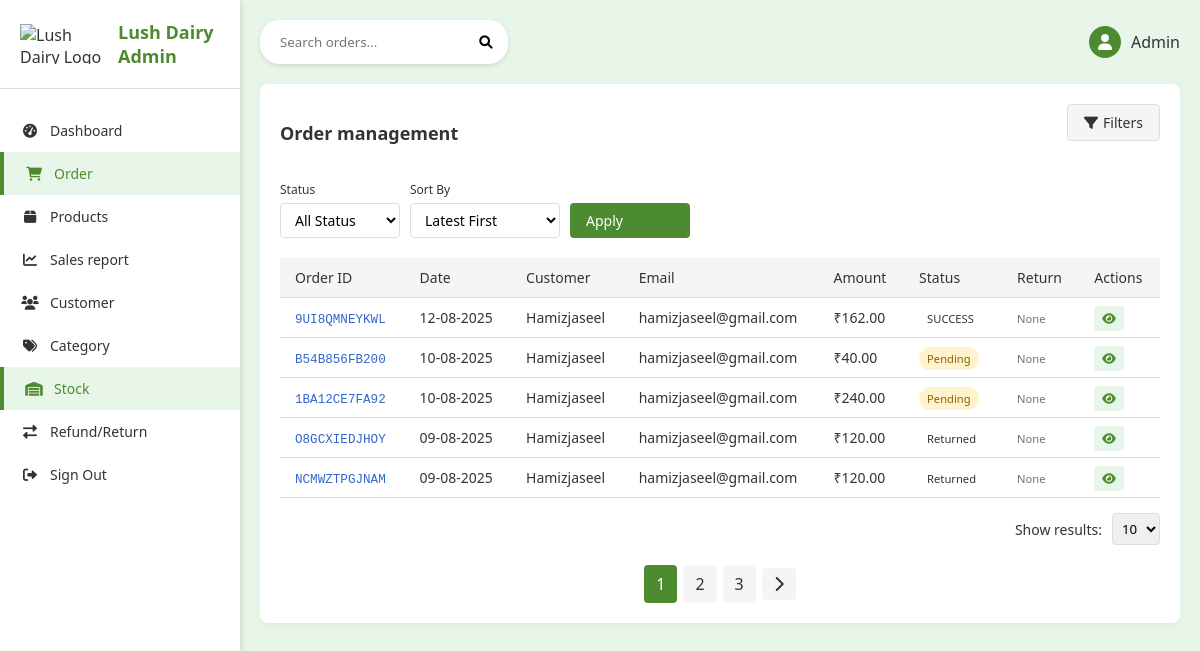
The page /accounts/orders/ on the database as committed earlier.
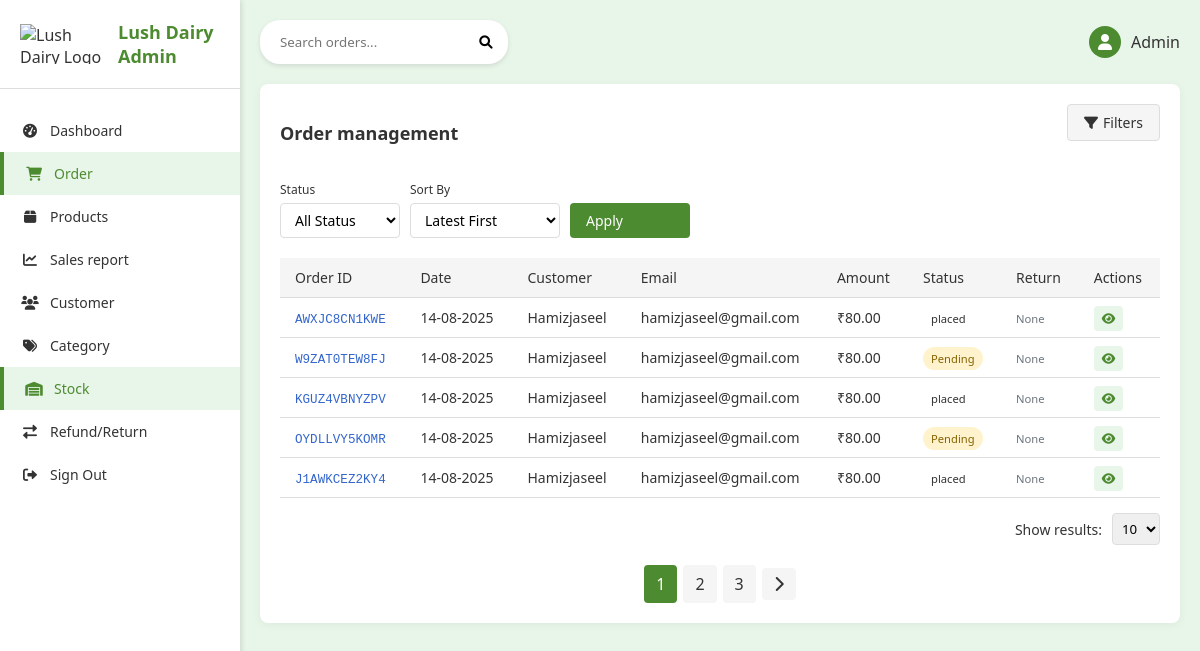
The same page on the database as committed later.
### app/models.py (models this page shows, shortened)
class Order(models.Model):
    ORDER_STATUS = [
        ('pending', 'Pending'),
        ('processing', 'Processing'),
        ('shipped', 'Shipped'),
        ('delivered', 'Delivered'),
        ('cancelled', 'Cancelled'),
        ('returned', 'Returned'),
        ('Partially Cancelled', 'Partially Cancelled'),
    ]
    RETURN_STATUS_CHOICES = [
    ('not_requested', 'Not Requested'),
    ('requested', 'Requested'),
    ('approved', 'Approved'),
    ('rejected', 'Rejected'),
]
    user = models.ForeignKey(CustomUser, on_delete=models.CASCADE, related_name='orders')
    product = models.ForeignKey(Product, on_delete=models.CASCADE, null=True, blank=True)
    order_id = models.CharField(max_length=20, unique=True)
    razorpay_order_id = models.CharField(max_length=100, null=True, blank=True)
    total_amount = models.DecimalField(max_digits=10, decimal_places=2,null=True)
    status = models.CharField(max_length=20, choices=ORDER_STATUS, default='pending')
    address = models.ForeignKey(Address, on_delete=models.SET_NULL, null=True)
    created_at = models.DateTimeField(auto_now_add=True)
    updated_at = models.DateTimeField(auto_now=True)
    payment_method = models.CharField(max_length=50, default='COD')
    subtotal = models.DecimalField(max_digits=10, decimal_places=2,null=True)
    discount = models.DecimalField(max_digits=10, decimal_places=2, default=0)
    shipping = models.DecimalField(max_digits=10, decimal_places=2, default=0)
    return_status = models.CharField(max_length=20, choices=RETURN_STATUS_CHOICES, default='not_requested', blank=True)
    address_name = models.CharField(max_length=100,default='')
    address_phone = models.CharField(max_length=15,default='')
    address_line1 = models.CharField(max_length=255,default='')
    address_line2 = models.CharField(max_length=255, blank=True,default='')
    address_city = models.CharField(max_length=100,default='')
    address_state = models.CharField(max_length=100,default='')
    address_zipcode = models.CharField(max_length=10,default='')
    coupon = models.ForeignKey('Coupon', null=True, blank=True, on_delete=models.SET_NULL)
    wallet_amount = models.DecimalField(max_digits=10, decimal_places=2, default=0.00)
    class Meta:
        ordering = ['-created_at']

### accounts/models.py (models this page shows, shortened)
class CustomUser(AbstractUser):
    is_user = models.BooleanField(default=False)
    is_panel_staff = models.BooleanField(default=False)
    referral_code = models.CharField(max_length=10, unique=True, blank=True, null=True)
    referred_by = models.ForeignKey('self', null=True, blank=True, on_delete=models.SET_NULL)
    is_admin_user = models.BooleanField(default=False)
    is_blocked = models.BooleanField(default=False)
    created_at = models.DateTimeField(default=timezone.now)
    mobile = models.CharField(max_length=15, blank=True)
    profile_image = models.ImageField(upload_to='profiles/', default='profiles/default.jpeg')
    bio = models.TextField(blank=True)
    pending_email = models.EmailField(blank=True, null=True)
    email_otp = models.CharField(max_length=6, blank=True, null=True)
    email_verified = models.BooleanField(default=False)

### accounts/views.py (the view, shortened to what this page needs)
# urls.py: path('accounts/orders/', views.admin_order_list, name='admin_order_list'),
def admin_order_list(request):
    orders = Order.objects.all()
    query = request.GET.get('q')
    status_filter = request.GET.get('status', 'all')
    sort_by = request.GET.get('sort', 'date_desc')
    if status_filter and status_filter != 'all':
        orders = orders.filter(status=status_filter)
    if sort_by == 'date_asc':
        orders = orders.order_by('created_at')
    elif sort_by == 'date_desc':
        orders = orders.order_by('-created_at')
    elif sort_by == 'amount_asc':
        orders = orders.order_by('total_amount')
    elif sort_by == 'amount_desc':
        orders = orders.order_by('-total_amount')
    paginator = Paginator(orders, 5)
    page_number = request.GET.get('page')
    page_obj = paginator.get_page(page_number)
    status_choices = [
        {'key': 'all', 'val': 'All Status'},
        {'key': 'pending', 'val': 'Order Placed'},
        {'key': 'shipped', 'val': 'Shipped'},
        {'key': 'delivered', 'val': 'Delivered'},
        {'key': 'cancelled', 'val': 'Cancelled'},
    ]
    sort_choices = [
        {'key': 'date_desc', 'val': 'Date (Newest)'},
        {'key': 'date_asc', 'val': 'Date (Oldest)'},
        {'key': 'amount_desc', 'val': 'Amount (High to Low)'},
        {'key': 'amount_asc', 'val': 'Amount (Low to High)'},
    ]
    stats_list = [
        {'label': 'Total Orders', 'count': Order.objects.count(), 'color': 'primary'},
        {'label': 'Pending Orders', 'count': Order.objects.filter(status='pending').count(), 'color': 'warning'},
        {'label': 'Delivered Orders', 'count': Order.objects.filter(status='delivered').count(), 'color': 'success'},
        {'label': 'Return Requests', 'count': Order.objects.filter(returnrequest__isnull=False).count(), 'color': 'danger'},
    ]
    context = {
        'orders': page_obj,
        'query': query,
        'status_filter': status_filter,
        'sort_by': sort_by,
        'status_choices': status_choices,
        'sort_choices': sort_choices,
        'stats_list': stats_list,
    }
    return render(request, 'admin_panel/order.html', context)

### templates/admin_panel/order.html (shortened to what the changed rows need)
{% extends 'admin_panel/base.html' %}
{% load static %}
{% block content %}
<!DOCTYPE html>
<html lang="en">
<head>
  <link href="https://cdnjs.cloudflare.com/ajax/libs/font-awesome/6.0.0-beta3/css/all.min.css" rel="stylesheet">
</head>
<body>
  <div class="container">
    <div class="sidebar">
      <div class="logo">
        <h2>Lush Dairy Admin</h2>
      </div>
    </div>
    <div class="main-content">
      <div class="orders-section">
        <div class="section-header">
          <h2 class="section-title">Order management</h2>
        </div>
        {% if orders %}
          <table class="orders-table">
            <thead>
              <tr>
                <th>Order ID</th>
                <th>Date</th>
                <th>Customer</th>
                <th>Email</th>
                <th>Amount</th>
                <th>Status</th>
                <th>Return</th>
                <th>Actions</th>
              </tr>
            </thead>
            <tbody>
              {% for order in orders %}
                <tr>
                  <td><span class="order-id">{{ order.order_id }}</span></td>
                  <td>{{ order.created_at|date:"d-m-Y"|default:"01-04-2025" }}</td>
                  <td>{{ order.user.get_full_name|default:order.user.username }}</td>
                  <td>{{ order.user.email }}</td>
                  <td>₹{{ order.total_amount|floatformat:2 }}</td>
                  <td>
                    <span class="status-badge status-{{ order.status }}">
                      {{ order.get_status_display }}
                    </span>
                  </td>
                  <td>
                    {% if order.returnrequest %}
                      <span class="return-status">{{ order.returnrequest.reason|default:"Requested" }}</span>
                    {% else %}
                      <span class="return-status return-none">None</span>
                    {% endif %}
                  </td>
                  <td>
                    <a href="{% url 'admin_panel:admin_order_detail' order.order_id %}" class="action-btn">
                      <i class="fas fa-eye"></i>
                    </a>
                  </td>
                </tr>
              {% endfor %}
            </tbody>
          </table>
          <div class="pagination">
            {% for num in orders.paginator.page_range %}
              {% if orders.number == num %}
                <span class="current">{{ num }}</span>
              {% elif num > orders.number|add:'-3' and num < orders.number|add:'3' %}
                <a href="?q={{ request.GET.q }}&status={{ status_filter }}&sort={{ sort_by }}&page={{ num }}">{{ num }}</a>
              {% endif %}
            {% endfor %}
            {% if orders.has_next %}
              <a href="?q={{ request.GET.q }}&status={{ status_filter }}&sort={{ sort_by }}&page={{ orders.next_page_number }}"><i class="fas fa-chevron-right"></i></a>
            {% endif %}
          </div>
        {% else %}
          <div class="empty-state">
            <p>No orders found.</p>
          </div>
        {% endif %}
      </div>
    </div>
  </div>
</body>
</html>
{% endblock %}

Rows that differ between the two databases and show on the page:
no longer on this page (row edited): Order: order_id "9UI8QMNEYKWL", created_at "12-08-2025", user.get_full_name "Hamizjaseel", user.email "hamizjaseel@gmail.com", total_amount "162.00", status "SUCCESS"
no longer on this page (row unchanged): Order: order_id "B54B856FB200", created_at "10-08-2025", user.get_full_name "Hamizjaseel", user.email "hamizjaseel@gmail.com", total_amount "40.00", status "Pending"
no longer on this page (row unchanged): Order: order_id "1BA12CE7FA92", created_at "10-08-2025", user.get_full_name "Hamizjaseel", user.email "hamizjaseel@gmail.com", total_amount "240.00", status "Pending"
no longer on this page (row unchanged): Order: order_id "O8GCXIEDJHOY", created_at "09-08-2025", user.get_full_name "Hamizjaseel", user.email "hamizjaseel@gmail.com", total_amount "120.00", status "Returned"
no longer on this page (row unchanged): Order: order_id "NCMWZTPGJNAM", created_at "09-08-2025", user.get_full_name "Hamizjaseel", user.email "hamizjaseel@gmail.com", total_amount "120.00", status "Returned"
added Order: order_id "AWXJC8CN1KWE", created_at "14-08-2025", user.get_full_name "Hamizjaseel", user.email "hamizjaseel@gmail.com", total_amount "80.00", status "placed"
added Order: order_id "W9ZAT0TEW8FJ", created_at "14-08-2025", user.get_full_name "Hamizjaseel", user.email "hamizjaseel@gmail.com", total_amount "80.00", status "Pending"
added Order: order_id "KGUZ4VBNYZPV", created_at "14-08-2025", user.get_full_name "Hamizjaseel", user.email "hamizjaseel@gmail.com", total_amount "80.00", status "placed"
added Order: order_id "OYDLLVY5KOMR", created_at "14-08-2025", user.get_full_name "Hamizjaseel", user.email "hamizjaseel@gmail.com", total_amount "80.00", status "Pending"
added Order: order_id "J1AWKCEZ2KY4", created_at "14-08-2025", user.get_full_name "Hamizjaseel", user.email "hamizjaseel@gmail.com", total_amount "80.00", status "placed"
